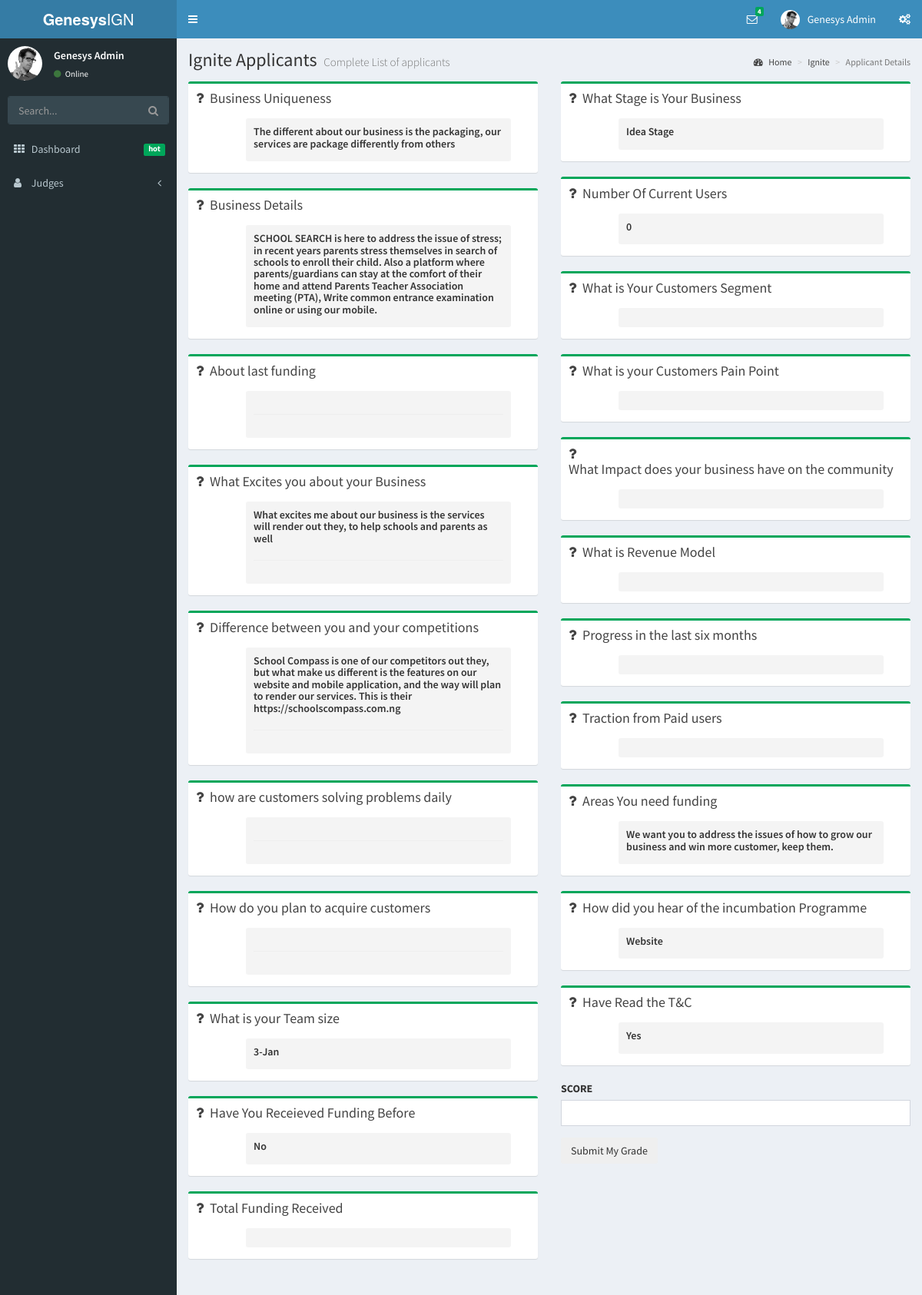
The app's page /pages/view_detail.php?id=1 with its own data.
### tables this page shows
CREATE TABLE `applicant` (
  `timestamp` varchar(28) DEFAULT NULL,
  `email` varchar(40) DEFAULT NULL,
  `team_size` varchar(7) DEFAULT NULL,
  `team_composition` varchar(1000) DEFAULT NULL,
  `startup_name` varchar(279) DEFAULT NULL,
  `business_uniqueness` varchar(499) DEFAULT NULL,
  `business_details` varchar(500) DEFAULT NULL,
  `received_funding_before` varchar(3) DEFAULT NULL,
  `total_funding_raised` varchar(63) DEFAULT NULL,
  `about_last_funding` varchar(243) DEFAULT NULL,
  `what_excites_you_about_your_business` varchar(500) DEFAULT NULL,
  `business_stage` varchar(13) DEFAULT NULL,
  `current_users` varchar(5) DEFAULT NULL,
  `competitors_and_difference` varchar(500) DEFAULT NULL,
  `customers_segment` varchar(836) DEFAULT NULL,
  `customers_painpoint` varchar(798) DEFAULT NULL,
  `how_are_customers_solving_problems_daily` varchar(250) DEFAULT NULL,
  `how_do_you_plan_to_acquire_customers` varchar(250) DEFAULT NULL,
  `business_impact_on_community` varchar(250) DEFAULT NULL,
  `steps_taken_to_validate_market` varchar(250) DEFAULT NULL,
  `revenue_model` varchar(150) DEFAULT NULL,
  `progress_in_the_last_six_months` varchar(493) DEFAULT NULL,
  `traction_from_paid_users` varchar(200) DEFAULT NULL,
  `why_you_want_participate_in_startzone_incumbation` varchar(250) DEFAULT NULL,
  `areas_where_you_need_funding` varchar(150) DEFAULT NULL,
  `how_did_you_hear_of_genesys` varchar(12) DEFAULT NULL,
  `have_you_read_t&c` varchar(6) DEFAULT NULL,
  `id` int(11) NOT NULL
);

### pages/view_detail.php (the view, shortened to what the rows shown need)
<?php
    include_once'dbconnection/connection.php';
?>
<?php
        if(!isset($_GET['view'])){
          $id = $_GET['id'];
          $query="select * from applicant where id =".$id;
          $result=mysqli_query($conn,$query);
      }
?>
<!DOCTYPE html>
<html>
<head>
    <link rel="stylesheet" href="../bower_components/bootstrap/dist/css/bootstrap.min.css">
    <link rel="stylesheet" href="../bower_components/font-awesome/css/font-awesome.min.css">
    <link rel="stylesheet" href="../bower_components/Ionicons/css/ionicons.min.css">
    <link rel="stylesheet" href="../bower_components/datatables.net-bs/css/dataTables.bootstrap.min.css">
    <link rel="stylesheet" href="../dist/css/AdminLTE.min.css">
    <link rel="stylesheet" href="../dist/css/skins/_all-skins.min.css">
    <link rel="stylesheet" href="https://cdn.datatables.net/1.10.19/css/jquery.dataTables.min.css">
    <link rel="stylesheet" href="https://cdn.datatables.net/buttons/1.5.6/css/buttons.dataTables.min.css">
</head>
<body class="hold-transition skin-blue sidebar-mini">
    <div class="wrapper">
        <div class="content-wrapper">
            <section class="content-header">
                <h1>
                    Ignite Applicants
                    <small>Complete List of applicants</small>
                </h1>
            </section>
            <section class="content">
                <?php
                    $rows = mysqli_fetch_array($result,MYSQLI_BOTH);
                ?>
                <div class="row">
                    <section class="col-lg-6 connectedSortable">
                        <div class="box box-success">
                            <div class="box-body chat" id="chat-box">
                                <div class="item">
                                    <div class="attachment">
                                        <h4><?php echo $rows["business_uniqueness"]; ?></h4>
                                    </div>
                                </div>
                            </div>
                        </div>
                        <div class="box box-success">
                            <div class="box-body chat" id="chat-box">
                                <div class="item">
                                    <div class="attachment">
                                        <h4><?php echo $rows["business_details"]; ?></h4>
                                    </div>
                                </div>
                            </div>
                        </div>
                        <div class="box box-success">
                            <div class="box-body chat" id="chat-box">
                                <div class="item">
                                    <div class="attachment">
                                        <h4><?php echo $rows["what_excites_you_about_your_business"]; ?></h4>
                                        <hr>
                                    </div>
                                </div>
                            </div>
                        </div>
                        <div class="box box-success">
                            <div class="box-body chat" id="chat-box">
                                <div class="item">
                                    <div class="attachment">
                                        <h4><?php echo $rows["competitors_and_difference"]; ?></h4>
                                        <hr>
                                    </div>
                                </div>
                            </div>
                        </div>
                        <div class="box box-success">
                            <div class="box-body chat" id="chat-box">
                                <div class="item">
                                    <div class="attachment">
                                    <h4><?php echo $rows["team_size"]; ?></h4>
                                    </div>
                                </div>
                            </div>
                        </div>
                        <div class="box box-success">
                            <div class="box-body chat" id="chat-box">
                                <div class="item">
                                    <div class="attachment">
                                    <h4><?php echo $rows["received_funding_before"]; ?></h4>
                                    </div>
                                </div>
                            </div>
                        </div>
                    </section>
                    <section class="col-lg-6 connectedSortable">
                        <div class="box box-success">
                            <div class="box-body chat" id="chat-box">
                                <div class="item">
                                    <div class="attachment">
                                    <h4><?php echo $rows["business_stage"]; ?></h4>
                                    </div>
                                </div>
                            </div>
                        </div>
                        <div class="box box-success">
                            <div class="box-body chat" id="chat-box">
                                <div class="item">
                                    <div class="attachment">
                                    <h4><?php echo $rows["current_users"]; ?></h4>
                                    </div>
                                </div>
                            </div>
                        </div>
                        <div class="box box-success">
                            <div class="box-body chat" id="chat-box">
                                <div class="item">
                                    <div class="attachment">
                                    <h4><?php echo $rows["areas_where_you_need_funding"]; ?></h4>
                                    </div>
                                </div>
                            </div>
                        </div>
                        <div class="box box-success">
                            <div class="box-body chat" id="chat-box">
                                <div class="item">
                                    <div class="attachment">
                                    <h4><?php echo $rows["how_did_you_hear_of_genesys"]; ?></h4>
                                    </div>
                                </div>
                            </div>
                        </div>
                        <div class="box box-success">
                            <div class="box-body chat" id="chat-box">
                                <div class="item">
                                    <div class="attachment">
                                    <h4><?php echo $rows["have_you_read_t&c"]; ?></h4>
                                    </div>
                                </div>
                            </div>
                        </div>
                    </section>
                </div>
            </section>
        </div>
    </div>
</body>
</html>

### records on screen
applicant: business_uniqueness "The different about our business is the packaging, our services are package differently from others", business_details "SCHOOL SEARCH is here to address the issue of stress; in recent years parents stress themselves in search of schools to enroll their child. Also a platform where parents/guardians can stay at the comfort of their home and attend Parents Teacher Association meeting (PTA), Write common entrance examination online or using our mobile.", what_excites_you_about_your_business "What excites me about our business is the services will render out they, to help schools and parents as well", competitors_and_difference "School Compass is one of our competitors out they, but what make us different is the features on our website and mobile application, and the way will plan to render our services. This is their https://schoolscompass.com.ng", team_size "3-Jan", received_funding_before "No", business_stage "Idea Stage", current_users "0", areas_where_you_need_funding "We want you to address the issues of how to grow our business and win more customer, keep them.", how_did_you_hear_of_genesys "Website", value "Yes"
